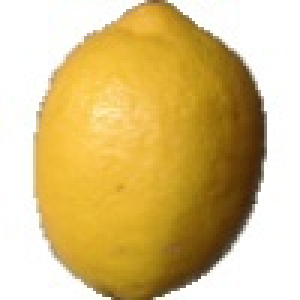
#> input picture notebooks/5-solutions/exercise-dataset/daily/02-19-2018/image.jpg, 100 x 100 px, found by its file name (shown 3 times larger)
$ jupyter execute --allow-errors luigi-exercise.ipynb
#> lines starting #> are read from the running program, lines starting #| are printed output that depends on the picture
# Luigi Classification Pipeline

We will build a small Luigi pipeline in order to get started. The task is to classify images into either *lemons* or *bananas*.

Write 3 task:

1. Check for daily data
1. Preprocess images (convert to grayscale, resize to (100, 100)
1. Classify image and write the results into a JSON-File

## Hints and Tricks for openCV

Read an image from disk:
```python
img = cv2.imread("path", cv2.IMREAD_COLOR)
```

Resize an image:
```python
img = cv2.resize(img, (X_SIZE,Y_SIZE))
```

Convert image to grayscale:
```python
img = cv2.cvtColor(img, cv2.COLOR_BGR2GRAY)
```

Write an image to disk:
```python
cv2.imwrite("path", img)
```

Find circles to identify lemons:
```python
circles = cv2.HoughCircles(img,
                           cv2.HOUGH_GRADIENT,
                           dp=2,
                           minDist=15,
                           param1=100,
                           param2=70)
```

## Imports

[cell 1]
import json
from datetime import date
import luigi
from luigi.parameter import DateParameter, Parameter
from luigi import LocalTarget, Task, WrapperTask
from luigi.tools.range import RangeDailyBase
import cv2

## Task 1: Check for daily data

#> (a cell that did not finish here is left out)

## Task 2: Preprocess input image

#> (a cell that did not finish here is left out)

## Classify image

[cell 4]
im_path = '/keras2production/notebooks/2-luigi/exercise-dataset/daily/02-19-2018/image.jpg'
im = cv2.imread(im_path, cv2.IMREAD_COLOR)
#> im is the input picture: shape (100, 100, 3); mean B, G, R 130.1, 191.4, 217.1
im = cv2.resize(im, (100,100))
im = cv2.cvtColor(im, cv2.COLOR_BGR2GRAY)
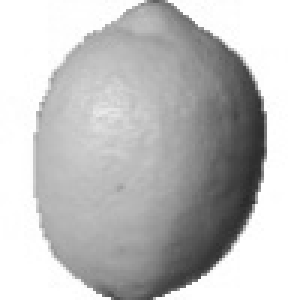
#> im: shape (100, 100) (shown 3 times larger); min 42, max 255, mean 192.1

#> (a cell that did not finish here is left out)

#> (a cell that did not finish here is left out)

#> (a cell that did not finish here is left out)

## Daily jobs and backfillings

Now we can classify a single image that is identified by it's savedate. But Luigi comes even more handy when handling "backfillings". Using the *RangeDailyBase* Wrappertask we can process all 3 images with the pipeline we already built.

```python
RangeDailyBase(of=TASK, start=START_DATE, stop=END_DATE, days_back=ALLOWED_DAYS_INTO_PAST)
```

[cell 8]
luigi.build([], local_scheduler=True, no_lock=True)
#> (this line was passed over: luigi is not available in this run)
